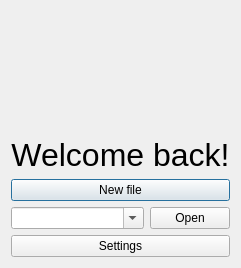
<?xml version="1.0" encoding="UTF-8"?>
<ui version="4.0">
 <class>FileChoiceWindow</class>
 <widget class="QDialog" name="FileChoiceWindow">
  <property name="geometry">
   <rect>
    <x>0</x>
    <y>0</y>
    <width>236</width>
    <height>268</height>
   </rect>
  </property>
  <property name="windowTitle">
   <string>File choice</string>
  </property>
  <layout class="QVBoxLayout" name="verticalLayout">
   <item>
    <widget class="QLabel" name="ProfilePicture">
     <property name="sizePolicy">
      <sizepolicy hsizetype="Preferred" vsizetype="Expanding">
       <horstretch>0</horstretch>
       <verstretch>0</verstretch>
      </sizepolicy>
     </property>
     <property name="text">
      <string/>
     </property>
    </widget>
   </item>
   <item>
    <widget class="QLabel" name="WelcomeLabel">
     <property name="font">
      <font>
       <pointsize>24</pointsize>
      </font>
     </property>
     <property name="text">
      <string>Welcome back!</string>
     </property>
     <property name="alignment">
      <set>Qt::AlignCenter</set>
     </property>
    </widget>
   </item>
   <item>
    <widget class="QPushButton" name="NewButton">
     <property name="text">
      <string>New file</string>
     </property>
     <property name="icon">
      <iconset theme="document-new"/>
     </property>
     <property name="default">
      <bool>true</bool>
     </property>
    </widget>
   </item>
   <item>
    <layout class="QHBoxLayout" name="horizontalLayout">
     <item>
      <widget class="QComboBox" name="OpenMenu">
       <property name="autoFillBackground">
        <bool>true</bool>
       </property>
       <property name="editable">
        <bool>true</bool>
       </property>
       <property name="insertPolicy">
        <enum>QComboBox::NoInsert</enum>
       </property>
      </widget>
     </item>
     <item>
      <widget class="QPushButton" name="OpenButton">
       <property name="maximumSize">
        <size>
         <width>80</width>
         <height>16777215</height>
        </size>
       </property>
       <property name="text">
        <string>Open</string>
       </property>
       <property name="icon">
        <iconset theme="document-open"/>
       </property>
      </widget>
     </item>
    </layout>
   </item>
   <item>
    <widget class="QPushButton" name="SettingsButton">
     <property name="text">
      <string>Settings</string>
     </property>
     <property name="icon">
      <iconset theme="emblem-system"/>
     </property>
    </widget>
   </item>
  </layout>
 </widget>
 <resources/>
 <connections/>
</ui>
